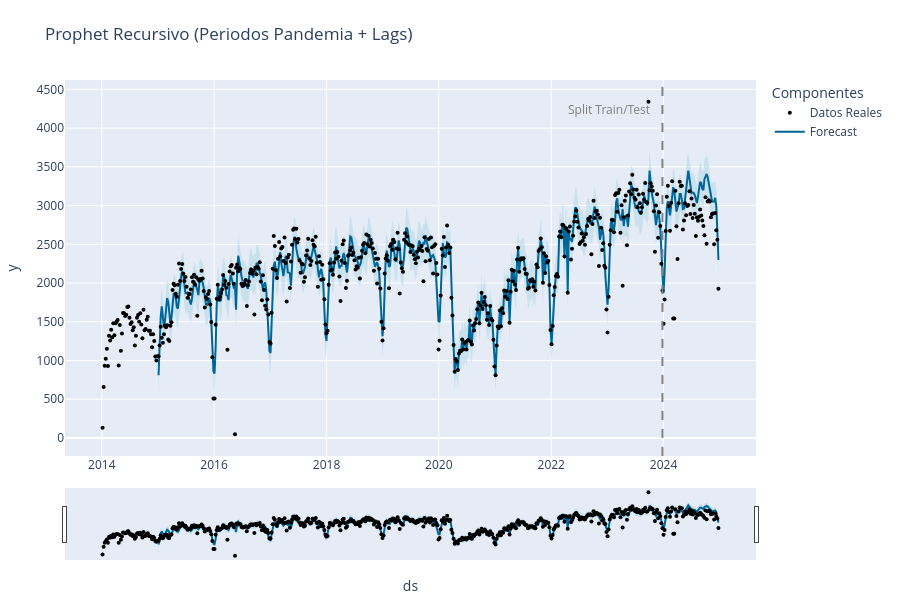

The code cell stored with this chart in its notebook:
### Code cell
full_r_forecast = pd.concat([adj_forecast, r_forecast], ignore_index=True)
full_r_forecast.head()
pred_fig = plot_predictions(forecast_df=full_r_forecast, split_date=split_date, 
                            title="Prophet Recursivo (Periodos Pandemia + Lags)", data=data_prophet, width=900, height=600)

### Figure 1 — Plotly figure (JSON) as saved in the notebook; plotly's stock layout.template omitted (floating-point values rounded to 4 significant figures; data arrays with more than 128 entries replaced by an {"elided": "..."} marker saying what was removed)
{"data": [{"line": {"width": 0}, "mode": "lines", "name": "Límite Superior", "showlegend": false, "type": "scatter", "x": {"elided": "521 str values"}, "y": {"elided": "521 float values"}}, {"fill": "tonexty", "fillcolor": "rgba(173, 216, 230, 0.5)", "line": {"width": 0}, "mode": "lines", "name": "Límite Inferior", "showlegend": false, "type": "scatter", "x": {"elided": "521 str values"}, "y": {"elided": "521 float values"}}, {"line": {"color": "rgb(0, 102, 153)", "width": 2}, "mode": "lines", "name": "Forecast", "type": "scatter", "x": {"elided": "521 str values"}, "y": {"elided": "521 float values"}}, {"marker": {"color": "black", "size": 4}, "mode": "markers", "name": "Datos Reales", "type": "scatter", "x": {"elided": "573 str values"}, "y": {"elided": "573 float values"}}], "layout": {"annotations": [{"font": {"color": "gray"}, "showarrow": false, "text": "Split Train/Test", "x": "2023-12-25 00:00:00", "xanchor": "right", "xshift": -10, "y": 0.95, "yref": "paper"}], "height": 600, "hovermode": "x unified", "legend": {"title": {"text": "Componentes"}}, "margin": {"b": 40, "l": 40, "r": 40, "t": 80}, "shapes": [{"line": {"color": "gray", "dash": "dash", "width": 2}, "type": "line", "x0": "2023-12-25 00:00:00", "x1": "2023-12-25 00:00:00", "xref": "x", "y0": 0, "y1": 1, "yref": "y domain"}], "title": {"text": "Prophet Recursivo (Periodos Pandemia + Lags)"}, "width": 900, "xaxis": {"rangeslider": {"visible": true}, "title": {"text": "ds"}}, "yaxis": {"title": {"text": "y"}}}}
